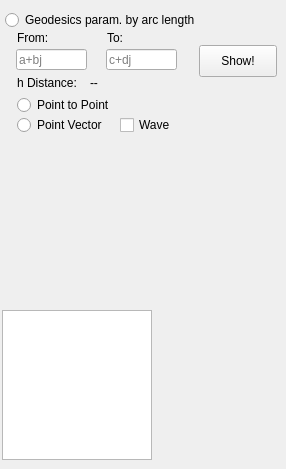
        <widget class="QWidget" name="pageUHPGeodesicMotion_2">
         <widget class="QPushButton" name="pushButtonPDGMShowGeodesic">
          <property name="geometry">
           <rect>
            <x>199</x>
            <y>45</y>
            <width>78</width>
            <height>32</height>
           </rect>
          </property>
          <property name="text">
           <string>Show!</string>
          </property>
         </widget>
         <widget class="QLineEdit" name="lineEditPDGMComplexNumber1">
          <property name="geometry">
           <rect>
            <x>16</x>
            <y>49</y>
            <width>71</width>
            <height>21</height>
           </rect>
          </property>
          <property name="text">
           <string/>
          </property>
          <property name="placeholderText">
           <string>a+bj</string>
          </property>
         </widget>
         <widget class="QLineEdit" name="lineEditPDGMComplexNumber2">
          <property name="geometry">
           <rect>
            <x>106</x>
            <y>49</y>
            <width>71</width>
            <height>21</height>
           </rect>
          </property>
          <property name="placeholderText">
           <string>c+dj</string>
          </property>
         </widget>
         <widget class="QLabel" name="labelPDGMhdistance">
          <property name="geometry">
           <rect>
            <x>17</x>
            <y>75</y>
            <width>71</width>
            <height>16</height>
           </rect>
          </property>
          <property name="text">
           <string>h Distance:</string>
          </property>
         </widget>
         <widget class="QLabel" name="labelPDGMhdistancenumber">
          <property name="geometry">
           <rect>
            <x>90</x>
            <y>75</y>
            <width>79</width>
            <height>16</height>
           </rect>
          </property>
          <property name="text">
           <string>--</string>
          </property>
         </widget>
         <widget class="QLabel" name="labelPDGMfrom">
          <property name="geometry">
           <rect>
            <x>17</x>
            <y>30</y>
            <width>39</width>
            <height>16</height>
           </rect>
          </property>
          <property name="text">
           <string>From:</string>
          </property>
         </widget>
         <widget class="QLabel" name="labelPDGMto">
          <property name="geometry">
           <rect>
            <x>107</x>
            <y>30</y>
            <width>23</width>
            <height>16</height>
           </rect>
          </property>
          <property name="text">
           <string>To:</string>
          </property>
         </widget>
         <widget class="PlotWidget" name="PlotWidgetIn_pagePDGeodesicMotion">
          <property name="geometry">
           <rect>
            <x>2</x>
            <y>310</y>
            <width>150</width>
            <height>150</height>
           </rect>
          </property>
          <property name="backgroundBrush">
           <brush brushstyle="NoBrush">
            <color alpha="255">
             <red>255</red>
             <green>255</green>
             <blue>255</blue>
            </color>
           </brush>
          </property>
         </widget>
         <widget class="QRadioButton" name="radioButtonPDGMGeoParamByArcLength">
          <property name="geometry">
           <rect>
            <x>5</x>
            <y>10</y>
            <width>221</width>
            <height>20</height>
           </rect>
          </property>
          <property name="text">
           <string>Geodesics param. by arc length</string>
          </property>
         </widget>
         <widget class="QRadioButton" name="radioButtonPDGMPointVector">
          <property name="geometry">
           <rect>
            <x>17</x>
            <y>115</y>
            <width>100</width>
            <height>20</height>
           </rect>
          </property>
          <property name="text">
           <string>Point Vector</string>
          </property>
          <attribute name="buttonGroup">
           <string notr="true">buttonGroup_4</string>
          </attribute>
         </widget>
         <widget class="QRadioButton" name="radioButtonPDGMPointPoint">
          <property name="geometry">
           <rect>
            <x>17</x>
            <y>95</y>
            <width>111</width>
            <height>20</height>
           </rect>
          </property>
          <property name="text">
           <string>Point to Point</string>
          </property>
          <attribute name="buttonGroup">
           <string notr="true">buttonGroup_4</string>
          </attribute>
         </widget>
         <widget class="QCheckBox" name="checkBoxPDGMwave">
          <property name="geometry">
           <rect>
            <x>120</x>
            <y>115</y>
            <width>61</width>
            <height>20</height>
           </rect>
          </property>
          <property name="text">
           <string>Wave</string>
          </property>
         </widget>
        </widget>
